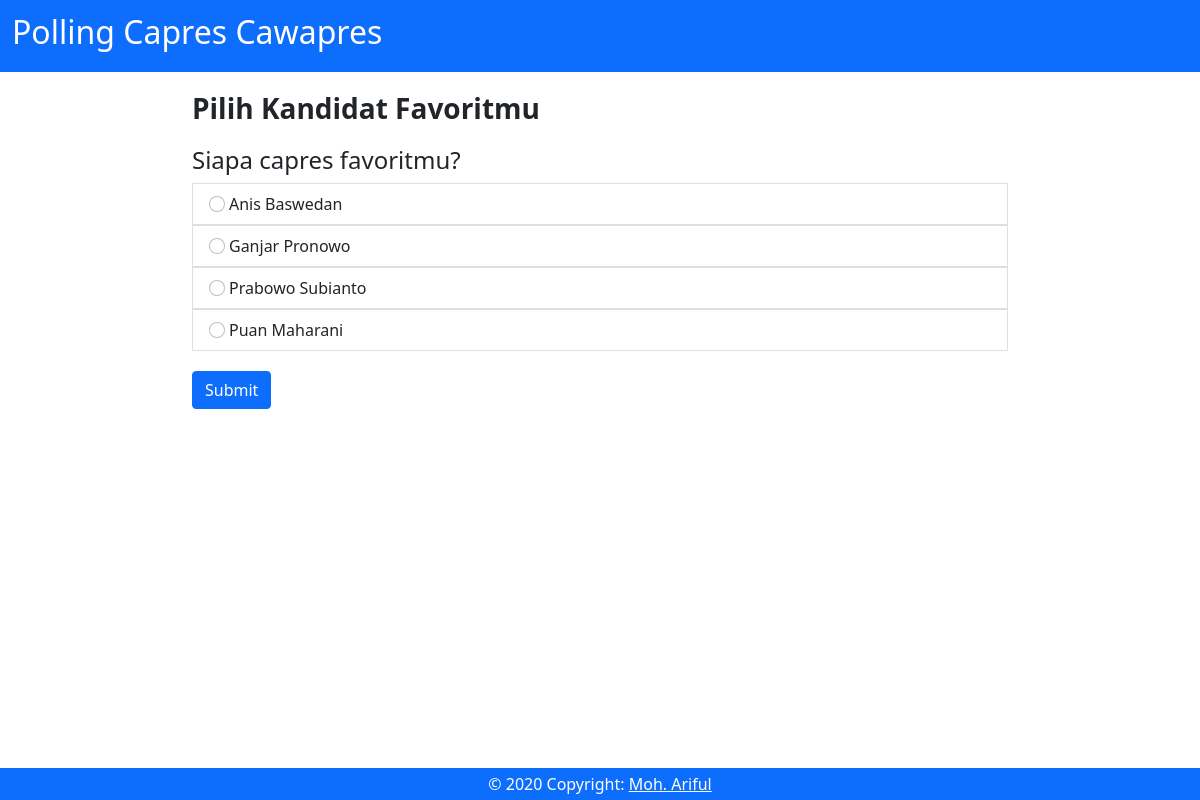
Page /vote/1 on the committed database.
### pollsapp/models.py (models this page shows, shortened)
class Question(models.Model):
    question = models.CharField(max_length=399)

class Choice(models.Model):
    question = models.ForeignKey(
        Question, on_delete=models.CASCADE, related_name='choices')
    option = models.CharField(max_length=100)
    vote = models.IntegerField(default=0)

### pollsapp/views.py (the view)
# urls.py: path('vote/<str:pk>', views.vote, name='vote'),
def vote(request, pk):
    question = Question.objects.get(id=pk)
    options = question.choices.all()
    context = {
        'question': question,
        'options': options
    }
    return render(request, 'vote.html', context)

### pollsapp/templates/vote.html (shortened to what this page needs)
{% extends 'base.html' %}
{% block content %}
<h3 style = "margin-bottom: 20px"><strong>Pilih Kandidat Favoritmu</strong></h3>
<h4>{{ question.question }}</h4>
<form method="POST" action="{% url 'result' question.id %}">
<ul class="list-group" style="margin:0px">
  {% for option in options %}
    <label>
        <li class="list-group-item">
            <input class="form-check-input me-1" type="radio" name = 'choice' value="{{ option.id }}" aria-label="...">{{ option.option }}
          </li>
    </label>
    {% endfor %}
</ul>
<input type="submit" value = "Submit" class = 'btn btn-primary'>
</form>
{% endblock content %}

### pollsapp/static/css/style.css (style rules this page uses)
* { padding: 0px; margin: 0px; box-sizing: border-box; }
.list-group { margin-top: 30px; }
.btn-primary { margin-top: 20px !important; }
label,li,input { cursor: pointer }

### rows in the picture
Question: question "Siapa capres favoritmu?"
Choice: option "Anis Baswedan"
Choice: option "Ganjar Pronowo"
Choice: option "Prabowo Subianto"
Choice: option "Puan Maharani"
